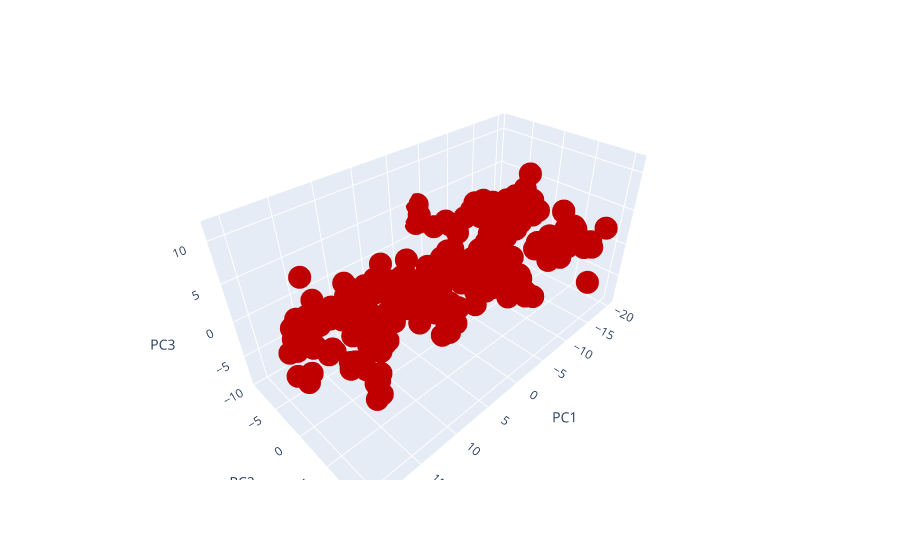

The code cell stored with this chart in its notebook:
### Code cell
import plotly.express as px
import pandas as pd

olivetti_train_pca3_reduced = PCA(n_components=3, random_state=42).fit_transform(olivetti_train)
df_pca_3 = pd.DataFrame(olivetti_train_pca3_reduced, 
                        columns=['PC1', 
                                 'PC2', 
                                 'PC3'])

fig = px.scatter_3d(df_pca_3, x='PC1', 
                    y='PC2', 
                    z='PC3').update_traces(marker= dict(color= '#C00000'))
fig.show()

### Figure 1 — Plotly figure (JSON) as saved in the notebook; plotly's stock layout.template omitted (floating-point values rounded to 4 significant figures; data arrays with more than 128 entries replaced by an {"elided": "..."} marker saying what was removed)
{"data": [{"hovertemplate": "PC1=%{x}<br>PC2=%{y}<br>PC3=%{z}<extra></extra>", "legendgroup": "", "marker": {"color": "#C00000", "symbol": "circle"}, "mode": "markers", "name": "", "scene": "scene", "showlegend": false, "type": "scatter3d", "x": {"elided": "280 float values"}, "y": {"elided": "280 float values"}, "z": {"elided": "280 float values"}}], "layout": {"legend": {"tracegroupgap": 0}, "margin": {"t": 60}, "scene": {"domain": {"x": [0, 1], "y": [0, 1]}, "xaxis": {"title": {"text": "PC1"}}, "yaxis": {"title": {"text": "PC2"}}, "zaxis": {"title": {"text": "PC3"}}}}}
